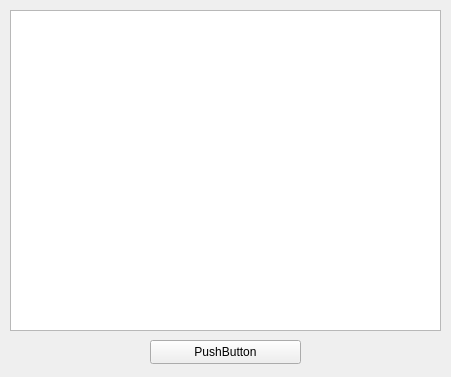
<?xml version="1.0" encoding="UTF-8"?>
<ui version="4.0">
 <class>t5</class>
 <widget class="QWidget" name="t5">
  <property name="geometry">
   <rect>
    <x>0</x>
    <y>0</y>
    <width>451</width>
    <height>377</height>
   </rect>
  </property>
  <property name="windowTitle">
   <string>Form</string>
  </property>
  <widget class="QPushButton" name="runButton">
   <property name="geometry">
    <rect>
     <x>150</x>
     <y>340</y>
     <width>151</width>
     <height>24</height>
    </rect>
   </property>
   <property name="text">
    <string>PushButton</string>
   </property>
  </widget>
  <widget class="QTextEdit" name="infoTextEdit">
   <property name="geometry">
    <rect>
     <x>10</x>
     <y>10</y>
     <width>431</width>
     <height>321</height>
    </rect>
   </property>
  </widget>
 </widget>
 <resources/>
 <connections/>
</ui>
